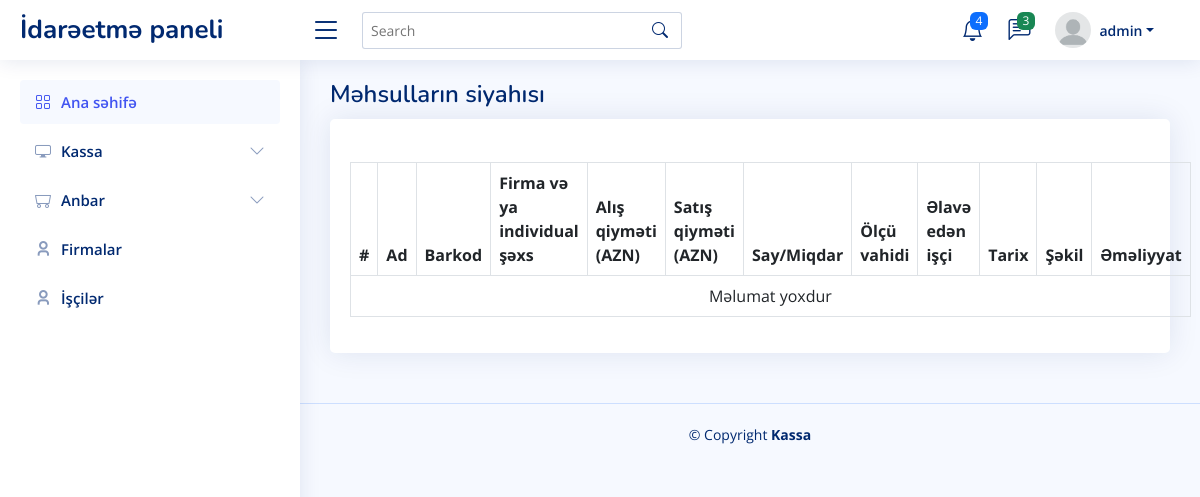
The page /warehouse/products (signed in) on the database its author committed.
### user/models.py (models this page shows, shortened)
class User(DateTimeLog, AbstractUser):
    profile_picture = models.ImageField(verbose_name='Profil şəkil', upload_to='images/user', null=True, default='images/user/profilepictures.png')
    is_manager = models.BooleanField(default=False)
    is_deleted = models.BooleanField(default=False)
    def __str__(self):
        return self.username
    class Meta:
        verbose_name = 'İşçi'
        verbose_name_plural = 'İşçilər'

### pos/views.py (the view)
# urls.py: path('warehouse/products', views.ProductView.as_view(), name='warehouse_products'),
class ProductView(ListView):
    template_name = 'pos/warehouse_product.html'
    context_object_name = 'products'
    paginate_by = 10
    def get_queryset(self):
        queryset = Product.objects.none()
        return queryset

### pos/managers.py (called while the page is built)
    def get_queryset(self):
        queryset = super().get_queryset()\
            .filter(is_deleted=False)
        return queryset

### templates/pos/warehouse_product.html (shortened to what this page needs)
{% extends 'pos/index.html' %}
{% block main %}
    <div class="pagetitle">
      <h1>Məhsulların siyahısı</h1>
    </div>
    <section class="section">
      <div class="row">
        <div class="col-lg-12">
          <div class="card">
            <div class="card-body">
              <h5 class="card-title"></h5>
              <table class="table table-bordered">
                <thead>
                  <tr>
                    <th scope="col">#</th>
                    <th scope="col">Ad</th>
                    <th scope="col">Barkod</th>
                    <th scope="col">Firma və ya individual şəxs</th>
                    <th scope="col">Alış qiyməti (AZN)</th>
                    <th scope="col">Satış qiyməti (AZN)</th>
                    <th scope="col">Say/Miqdar</th>
                    <th scope="col">Ölçü vahidi</th>
                    <th scope="col">Əlavə edən işçi</th>
                    <th scope="col">Tarix</th>
                    <th scope="col">Şəkil</th>
                    <th scope="col">Əməliyyat</th>
                  </tr>
                </thead>
                <tbody>
                {% for product in products %}
                    <tr>
                        <th scope="row">{{ forloop.counter }}</th>
                        <td>{{ product.name }}</td>
                        <td>{{ product.barcode }}</td>
                        <td>{{ product.firm }}</td>
                        <td>{{ product.purchase_price }}</td>
                        <td>{{ product.price }}</td>
                        <td>{{ product.quantity }}</td>
                        <td>{{ product.measure }}</td>
                        <td>{{ product.user_create }}</td>
                        <td>{{ product.cdate }}</td>
                        <td>
                            {% if product.picture %}
                                <img src="{{ product.picture.url }}" alt="Şəkil" class="bi-0-square" width="50" height="50">
                            {% endif %}
                        </td>
                        <td>
                            <a href="{% url 'pos:warehouse_products_update' product.pk %}" class="btn btn-outline-primary" title="Dəyiş"><i class="ri-edit-2-line"></i></a>
                            <button
                                    class="btn btn-outline-danger"
                                    title="Sil"
                                    id="delete_product"
                                    data-bs-toggle="modal" data-bs-target="#modal"
                                    url="{% url 'pos:warehouse_products_delete' product.pk %}">
                                <i class="ri-delete-bin-5-line"></i>
                            </button>
                        </td>
                    </tr>
                {% empty %}
                    <tr><td colspan="12" class="text-center">Məlumat yoxdur</td></tr>
                {% endfor %}
                </tbody>
              </table>
            </div>
          </div>
        </div>
      </div>
    </section>
{% endblock %}

### templates/partials/header.html (shortened to what this page needs)
  <header id="header" class="header fixed-top d-flex align-items-center">
    <div class="d-flex align-items-center justify-content-between">
      <a class="logo d-flex align-items-center">
        <span class="d-none d-lg-block">İdarəetmə paneli</span>
      </a>
      <i class="bi bi-list toggle-sidebar-btn"></i>
    </div>
    <div class="search-bar">
      <form class="search-form d-flex align-items-center" method="POST" action="#">
        <input type="text" name="query" placeholder="Search" title="Enter search keyword">
        <button type="submit" title="Search"><i class="bi bi-search"></i></button>
      </form>
    </div>
    <nav class="header-nav ms-auto">
      <ul class="d-flex align-items-center" style="margin-right: 30px;">
        <li class="nav-item dropdown">
          <a class="nav-link nav-icon" href="#" data-bs-toggle="dropdown">
            <i class="bi bi-bell"></i>
            <span class="badge bg-primary badge-number">4</span>
          </a>
        </li>
        <li class="nav-item dropdown">
          <a class="nav-link nav-icon" href="#" data-bs-toggle="dropdown">
            <i class="bi bi-chat-left-text"></i>
            <span class="badge bg-success badge-number">3</span>
          </a>
        </li>
        <li class="nav-item dropdown pe-3">
          <a class="nav-link nav-profile d-flex align-items-center pe-0" href="#" data-bs-toggle="dropdown">
            <img src="{{ user.profile_picture.url }}" alt="Profile" class="rounded-circle">
            <span class="d-none d-md-block dropdown-toggle ps-2">{{ user }}</span>
          </a>
        </li>
      </ul>
    </nav>
  </header>

### static/assets/css/style.css (style rules this page uses)
:root { scroll-behavior: smooth; }
body { font-family: "Open Sans", sans-serif; background: #f6f9ff; color: #444444; }
a { color: #4154f1; text-decoration: none; }
h1, h2, h3, h4, h5, h6 { font-family: "Nunito", sans-serif; }
.pagetitle { margin-bottom: 10px; }
.pagetitle h1 { font-size: 24px; margin-bottom: 0; font-weight: 600; color: #012970; }
.card { margin-bottom: 30px; border: none; border-radius: 5px; box-shadow: 0px 0 30px rgba(1, 41, 112, 0.1); }
.card-title { padding: 20px 0 15px 0; font-size: 18px; font-weight: 500; color: #012970; font-family: "Poppins", sans-serif; }
.card-body { padding: 0 20px 20px 20px; }
.logo { line-height: 1; }
@media (min-width: 1200px) { .logo { width: 280px; } }
.logo span { font-size: 26px; font-weight: 700; color: #012970; font-family: "Nunito", sans-serif; }
.header { transition: all 0.5s; z-index: 997; height: 60px; box-shadow: 0px 2px 20px rgba(1, 41, 112, 0.1); background-color: #fff; padding-left: 20px; }
.header .toggle-sidebar-btn { font-size: 32px; padding-left: 10px; cursor: pointer; color: #012970; }
.header .search-bar { min-width: 360px; padding: 0 20px; }
.header .search-form { width: 100%; }
.header .search-form input { border: 0; font-size: 14px; color: #012970; border: 1px solid rgba(1, 41, 112, 0.2); padding: 7px 38px 7px 8px; border-radius: 3px; transition: 0.3s; width: 100%; }
.header .search-form button { border: 0; padding: 0; margin-left: -30px; background: none; }
.header .search-form button i { color: #012970; }
.header-nav ul { list-style: none; }
.header-nav>ul { margin: 0; padding: 0; }
.header-nav .nav-icon { font-size: 22px; color: #012970; margin-right: 25px; position: relative; }
.header-nav .nav-profile { color: #012970; }
.header-nav .nav-profile img { max-height: 36px; }
.header-nav .nav-profile span { font-size: 14px; font-weight: 600; }
.header-nav .badge-number { position: absolute; inset: -2px -5px auto auto; font-weight: normal; font-size: 12px; padding: 3px 6px; }

### rows shown on the page
User: profile_picture (picture), username "admin"
